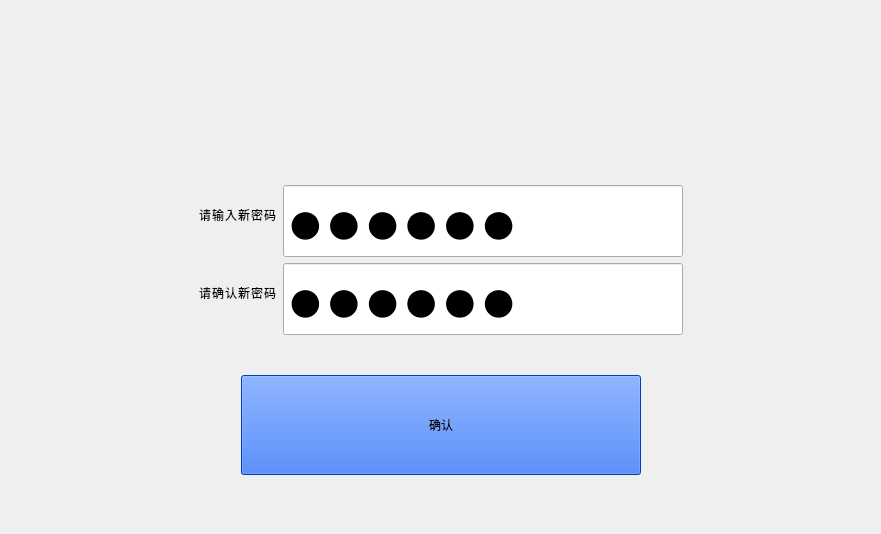
<?xml version="1.0" encoding="UTF-8"?>
<ui version="4.0">
 <class>up_ChangePWD</class>
 <widget class="QWidget" name="up_ChangePWD">
  <property name="geometry">
   <rect>
    <x>0</x>
    <y>0</y>
    <width>881</width>
    <height>534</height>
   </rect>
  </property>
  <property name="minimumSize">
   <size>
    <width>807</width>
    <height>452</height>
   </size>
  </property>
  <property name="windowTitle">
   <string>Form</string>
  </property>
  <layout class="QVBoxLayout" name="verticalLayout_2" stretch="6,3,0,1,0">
   <item>
    <widget class="QLabel" name="label_Swipecard">
     <property name="minimumSize">
      <size>
       <width>600</width>
       <height>100</height>
      </size>
     </property>
     <property name="maximumSize">
      <size>
       <width>16777215</width>
       <height>250</height>
      </size>
     </property>
     <property name="styleSheet">
      <string notr="true">font: 25 24pt &quot;Microsoft YaHei UI&quot;;
color: rgb(0, 0, 0);
border-image: url(:/Image/card3.jpg);</string>
     </property>
     <property name="text">
      <string/>
     </property>
     <property name="alignment">
      <set>Qt::AlignCenter</set>
     </property>
    </widget>
   </item>
   <item>
    <layout class="QHBoxLayout" name="horizontalLayout_3">
     <item>
      <spacer name="horizontalSpacer">
       <property name="orientation">
        <enum>Qt::Horizontal</enum>
       </property>
       <property name="sizeHint" stdset="0">
        <size>
         <width>40</width>
         <height>20</height>
        </size>
       </property>
      </spacer>
     </item>
     <item>
      <layout class="QVBoxLayout" name="verticalLayout">
       <item>
        <layout class="QHBoxLayout" name="horizontalLayout">
         <item>
          <widget class="QLabel" name="label">
           <property name="minimumSize">
            <size>
             <width>0</width>
             <height>72</height>
            </size>
           </property>
           <property name="styleSheet">
            <string notr="true">font:48pt &quot;思源黑体 CN Medium&quot;;
font-weight: normal;
line-height: 49px;
letter-spacing: 1px;
color: rgb(0, 0, 0);</string>
           </property>
           <property name="text">
            <string>请输入新密码</string>
           </property>
          </widget>
         </item>
         <item>
          <widget class="QLineEdit" name="lineEdit_Password1">
           <property name="minimumSize">
            <size>
             <width>400</width>
             <height>72</height>
            </size>
           </property>
           <property name="maximumSize">
            <size>
             <width>400</width>
             <height>60</height>
            </size>
           </property>
           <property name="font">
            <font>
             <family>Microsoft YaHei UI</family>
             <pointsize>48</pointsize>
             <weight>3</weight>
             <italic>false</italic>
             <bold>false</bold>
            </font>
           </property>
           <property name="contextMenuPolicy">
            <enum>Qt::NoContextMenu</enum>
           </property>
           <property name="styleSheet">
            <string notr="true">font: 25 48pt &quot;Microsoft YaHei UI&quot;;
color: rgb(0, 0, 0);</string>
           </property>
           <property name="text">
            <string>123456</string>
           </property>
           <property name="maxLength">
            <number>6</number>
           </property>
           <property name="echoMode">
            <enum>QLineEdit::Password</enum>
           </property>
           <property name="cursorPosition">
            <number>6</number>
           </property>
           <property name="readOnly">
            <bool>true</bool>
           </property>
          </widget>
         </item>
        </layout>
       </item>
       <item>
        <layout class="QHBoxLayout" name="horizontalLayout_2">
         <item>
          <widget class="QLabel" name="label_2">
           <property name="minimumSize">
            <size>
             <width>0</width>
             <height>72</height>
            </size>
           </property>
           <property name="styleSheet">
            <string notr="true">font:48pt &quot;思源黑体 CN Medium&quot;;
font-weight: normal;
line-height: 49px;
letter-spacing: 1px;
color: rgb(0, 0, 0);</string>
           </property>
           <property name="text">
            <string>请确认新密码</string>
           </property>
          </widget>
         </item>
         <item>
          <widget class="QLineEdit" name="lineEdit_Password2">
           <property name="minimumSize">
            <size>
             <width>400</width>
             <height>72</height>
            </size>
           </property>
           <property name="maximumSize">
            <size>
             <width>400</width>
             <height>60</height>
            </size>
           </property>
           <property name="font">
            <font>
             <family>Microsoft YaHei UI</family>
             <pointsize>48</pointsize>
             <weight>3</weight>
             <italic>false</italic>
             <bold>false</bold>
            </font>
           </property>
           <property name="contextMenuPolicy">
            <enum>Qt::NoContextMenu</enum>
           </property>
           <property name="styleSheet">
            <string notr="true">font: 25 48pt &quot;Microsoft YaHei UI&quot;;
color: rgb(0, 0, 0);</string>
           </property>
           <property name="text">
            <string>123456</string>
           </property>
           <property name="maxLength">
            <number>6</number>
           </property>
           <property name="echoMode">
            <enum>QLineEdit::Password</enum>
           </property>
           <property name="cursorPosition">
            <number>6</number>
           </property>
           <property name="readOnly">
            <bool>true</bool>
           </property>
          </widget>
         </item>
        </layout>
       </item>
      </layout>
     </item>
     <item>
      <spacer name="horizontalSpacer_2">
       <property name="orientation">
        <enum>Qt::Horizontal</enum>
       </property>
       <property name="sizeHint" stdset="0">
        <size>
         <width>40</width>
         <height>20</height>
        </size>
       </property>
      </spacer>
     </item>
    </layout>
   </item>
   <item>
    <spacer name="verticalSpacer_2">
     <property name="orientation">
      <enum>Qt::Vertical</enum>
     </property>
     <property name="sizeHint" stdset="0">
      <size>
       <width>20</width>
       <height>40</height>
      </size>
     </property>
    </spacer>
   </item>
   <item>
    <layout class="QHBoxLayout" name="horizontalLayout_4">
     <item>
      <spacer name="horizontalSpacer_3">
       <property name="orientation">
        <enum>Qt::Horizontal</enum>
       </property>
       <property name="sizeHint" stdset="0">
        <size>
         <width>40</width>
         <height>20</height>
        </size>
       </property>
      </spacer>
     </item>
     <item>
      <widget class="QPushButton" name="pushButton_OK">
       <property name="minimumSize">
        <size>
         <width>400</width>
         <height>100</height>
        </size>
       </property>
       <property name="maximumSize">
        <size>
         <width>400</width>
         <height>100</height>
        </size>
       </property>
       <property name="styleSheet">
        <string notr="true">font: 25 48pt &quot;Microsoft YaHei UI&quot;;
color: rgb(0, 0, 0);
background-color: rgb(0, 85, 255);</string>
       </property>
       <property name="text">
        <string>确认</string>
       </property>
      </widget>
     </item>
     <item>
      <spacer name="horizontalSpacer_4">
       <property name="orientation">
        <enum>Qt::Horizontal</enum>
       </property>
       <property name="sizeHint" stdset="0">
        <size>
         <width>40</width>
         <height>20</height>
        </size>
       </property>
      </spacer>
     </item>
    </layout>
   </item>
   <item>
    <spacer name="verticalSpacer">
     <property name="orientation">
      <enum>Qt::Vertical</enum>
     </property>
     <property name="sizeHint" stdset="0">
      <size>
       <width>20</width>
       <height>48</height>
      </size>
     </property>
    </spacer>
   </item>
  </layout>
 </widget>
 <resources/>
 <connections/>
</ui>
